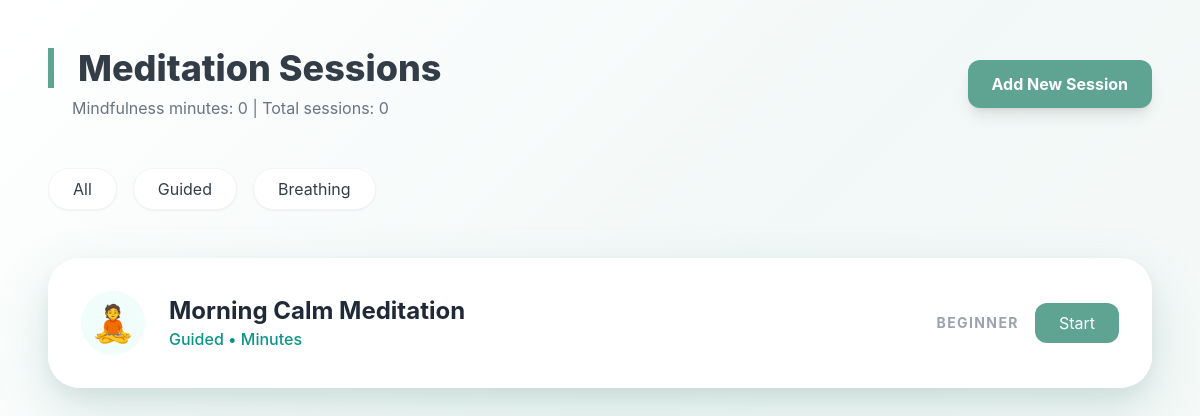
/meditation/ (signed in), run on the app's committed database.
### serenify.py (models this page shows)
class MeditationSession(db.Model):
    id = db.Column(db.Integer, primary_key=True)
    title = db.Column(db.String(100), nullable=False)
    type = db.Column(db.String(50), nullable=False)  # guided, breathing, mindfulness, body_scan
    description = db.Column(db.Text, nullable=False)
    audio_url = db.Column(db.String(200), nullable=True)
    script = db.Column(db.Text, nullable=True)
    difficulty = db.Column(db.String(20), nullable=False)
    created_by = db.Column(db.Integer, db.ForeignKey('user.id'), nullable=False)
    created_at = db.Column(db.DateTime, default=datetime.now)
    creator = db.relationship('User', backref='meditation_sessions')

### serenify.py (the view, shortened to what this page needs)
@app.route('/meditation/')
def meditation_page():
    if 'username' not in session:
        return redirect(url_for('login'))
    user = User.query.filter_by(username=session['username']).first()
    type_filter = request.args.get('type', 'all')
    duration_filter = request.args.get('duration', 'all')
    query = MeditationSession.query
    if type_filter != 'all':
        query = query.filter_by(type=type_filter)
    sessions = query.order_by(MeditationSession.created_at.desc()).all()
    user_progress = UserProgress.query.filter_by(
        user_id=user.id,
        activity_type='meditation'
    ).all()
    total_minutes = sum(p.duration_completed for p in user_progress)
    total_sessions = len(user_progress)
    return render_template('meditation.html',
                         user=user,
                         sessions=sessions,
                         total_minutes=total_minutes,
                         total_sessions=total_sessions,
                         type_filter=type_filter,
                         duration_filter=duration_filter)

### templates/meditation.html (shortened to what this page needs)
<!DOCTYPE html>
<html lang="en">
<head>
    <script src="https://cdn.tailwindcss.com"></script>
</head>
<body class="p-6 md:p-12">
    <main class="max-w-6xl mx-auto">
        <header class="flex justify-between items-center mb-12">
            <div>
                <h2 class="text-4xl font-extrabold section-header">Meditation Sessions</h2>
                <p class="text-gray-500 mt-2 ml-6">Mindfulness minutes:  {{ total_minutes }} | Total sessions: {{ total_sessions }}</p>
            </div>
            <a href="/meditation/add" class="btn-primary px-6 py-3 font-bold shadow-lg">Add New Session</a>
        </header>
        <div class="flex gap-4 mb-10 overflow-x-auto pb-2">
            <a href="{{ url_for('meditation_page', type='all') }}" class="px-6 py-2 rounded-full bg-white shadow-sm border border-gray-100 hover:border-teal-400 transition">All</a>
            <a href="{{ url_for('meditation_page', type='guided') }}" class="px-6 py-2 rounded-full bg-white shadow-sm border border-gray-100 hover:border-teal-400 transition">Guided</a>
            <a href="{{ url_for('meditation_page', type='breathing') }}" class="px-6 py-2 rounded-full bg-white shadow-sm border border-gray-100 hover:border-teal-400 transition">Breathing</a>
        </div>
        <div class="grid gap-6">
          {% for session in sessions %}
<div class="card-shadow p-8 flex flex-col md:flex-row justify-between items-center hover:scale-[1.01]">
    <div class="flex items-center gap-6">
        <div class="text-4xl bg-teal-50 w-16 h-16 rounded-full flex items-center justify-center">🧘</div>
        <div>
            <h3 class="text-2xl font-bold text-gray-800">{{ session.title }}</h3>
            <p class="text-teal-600 font-medium">
                {{ session.type|capitalize }} • {{ session.duration }} Minutes
            </p>
        </div>
    </div>
    <div class="mt-4 md:mt-0 flex items-center gap-4">
        <span class="text-sm font-bold uppercase tracking-widest text-gray-400">
            {{ session.difficulty }}
        </span>
        <a href="{{ url_for('meditation_detail', session_id=session.id) }}"
           class="btn-primary px-6 py-2">
            Start
        </a>
    </div>
</div>
{% endfor %}
        </div>
    </main>
</body>
</html>

### templates/meditation.html (style rules this page uses)
:root { --color-primary: #5fa393; --color-secondary: #f2f8f7; --color-text: #333d47; --color-accent: #f4c0a5; --color-shadow-light: rgba(95, 163, 147, 0.25); }
body { font-family: 'Inter', sans-serif; background: linear-gradient(135deg, #ffffff 0%, var(--color-secondary) 50%, #f7faf9 100%); color: var(--color-text); min-height: 100vh; }
.card-shadow { background-color: rgba(255, 255, 255, 0.98); backdrop-filter: blur(8px); border-radius: 2rem; box-shadow: 0 20px 50px var(--color-shadow-light), 0 8px 20px rgba(0, 0, 0, 0.05); transition: all 0.4s ease; border: 1px solid rgba(255, 255, 255, 0.8); }
.btn-primary { background-color: var(--color-primary); color: white; border-radius: 0.75rem; transition: all 0.3s ease; }
.section-header { border-left: 6px solid var(--color-primary); padding-left: 1.5rem; }

### data on the page
MeditationSession: title "Morning Calm Meditation", type "Guided", difficulty "BEGINNER"

### other printed values
{{ total_minutes }} "0"
{{ total_sessions }} "0"
